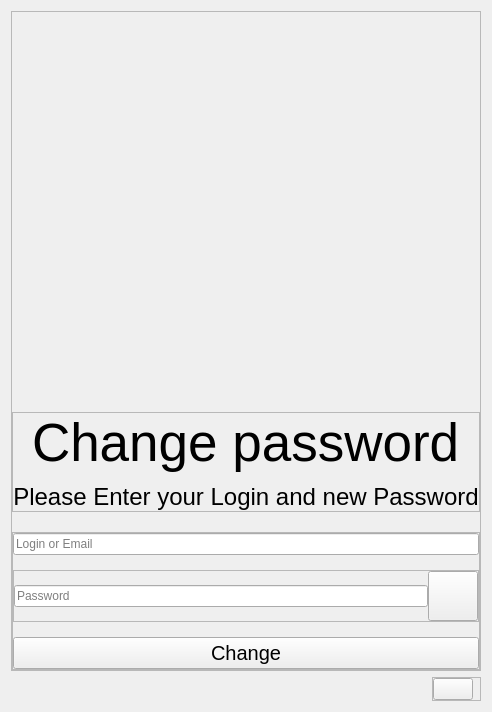
      <widget class="QWidget" name="change_password">
       <layout class="QVBoxLayout" name="verticalLayout_100">
        <item alignment="Qt::AlignHCenter|Qt::AlignTop">
         <widget class="QFrame" name="change_password_container">
          <property name="frameShape">
           <enum>QFrame::StyledPanel</enum>
          </property>
          <property name="frameShadow">
           <enum>QFrame::Raised</enum>
          </property>
          <layout class="QVBoxLayout" name="verticalLayout_48">
           <property name="spacing">
            <number>20</number>
           </property>
           <property name="leftMargin">
            <number>0</number>
           </property>
           <property name="topMargin">
            <number>400</number>
           </property>
           <property name="rightMargin">
            <number>0</number>
           </property>
           <property name="bottomMargin">
            <number>0</number>
           </property>
           <item>
            <widget class="QFrame" name="change_password_texts">
             <property name="frameShape">
              <enum>QFrame::StyledPanel</enum>
             </property>
             <property name="frameShadow">
              <enum>QFrame::Raised</enum>
             </property>
             <layout class="QVBoxLayout" name="verticalLayout_49">
              <property name="spacing">
               <number>10</number>
              </property>
              <property name="leftMargin">
               <number>0</number>
              </property>
              <property name="topMargin">
               <number>0</number>
              </property>
              <property name="rightMargin">
               <number>0</number>
              </property>
              <property name="bottomMargin">
               <number>0</number>
              </property>
              <item alignment="Qt::AlignHCenter">
               <widget class="QLabel" name="change_password_title">
                <property name="font">
                 <font>
                  <pointsize>40</pointsize>
                 </font>
                </property>
                <property name="text">
                 <string>Change password</string>
                </property>
               </widget>
              </item>
              <item alignment="Qt::AlignHCenter">
               <widget class="QLabel" name="change_password_subtext">
                <property name="font">
                 <font>
                  <pointsize>18</pointsize>
                 </font>
                </property>
                <property name="layoutDirection">
                 <enum>Qt::LeftToRight</enum>
                </property>
                <property name="text">
                 <string>Please Enter your Login and new Password</string>
                </property>
                <property name="alignment">
                 <set>Qt::AlignCenter</set>
                </property>
               </widget>
              </item>
             </layout>
            </widget>
           </item>
           <item>
            <widget class="QFrame" name="frame_13">
             <property name="frameShape">
              <enum>QFrame::StyledPanel</enum>
             </property>
             <property name="frameShadow">
              <enum>QFrame::Raised</enum>
             </property>
             <layout class="QVBoxLayout" name="verticalLayout_50">
              <property name="spacing">
               <number>15</number>
              </property>
              <property name="leftMargin">
               <number>0</number>
              </property>
              <property name="topMargin">
               <number>0</number>
              </property>
              <property name="rightMargin">
               <number>0</number>
              </property>
              <property name="bottomMargin">
               <number>0</number>
              </property>
              <item>
               <widget class="QLineEdit" name="change_password_login_edit">
                <property name="inputMask">
                 <string/>
                </property>
                <property name="frame">
                 <bool>true</bool>
                </property>
                <property name="placeholderText">
                 <string>Login or Email</string>
                </property>
               </widget>
              </item>
              <item>
               <widget class="QFrame" name="frame_14">
                <property name="frameShape">
                 <enum>QFrame::StyledPanel</enum>
                </property>
                <property name="frameShadow">
                 <enum>QFrame::Raised</enum>
                </property>
                <layout class="QHBoxLayout" name="horizontalLayout_22">
                 <property name="spacing">
                  <number>0</number>
                 </property>
                 <property name="leftMargin">
                  <number>0</number>
                 </property>
                 <property name="topMargin">
                  <number>0</number>
                 </property>
                 <property name="rightMargin">
                  <number>0</number>
                 </property>
                 <property name="bottomMargin">
                  <number>0</number>
                 </property>
                 <item>
                  <widget class="QLineEdit" name="change_password_edit">
                   <property name="inputMethodHints">
                    <set>Qt::ImhHiddenText|Qt::ImhNoAutoUppercase|Qt::ImhNoPredictiveText|Qt::ImhSensitiveData</set>
                   </property>
                   <property name="text">
                    <string/>
                   </property>
                   <property name="echoMode">
                    <enum>QLineEdit::Password</enum>
                   </property>
                   <property name="placeholderText">
                    <string>Password</string>
                   </property>
                  </widget>
                 </item>
                 <item alignment="Qt::AlignVCenter">
                  <widget class="QPushButton" name="change_password_show_password">
                   <property name="minimumSize">
                    <size>
                     <width>50</width>
                     <height>50</height>
                    </size>
                   </property>
                   <property name="text">
                    <string/>
                   </property>
                   <property name="iconSize">
                    <size>
                     <width>42</width>
                     <height>42</height>
                    </size>
                   </property>
                  </widget>
                 </item>
                </layout>
               </widget>
              </item>
              <item>
               <widget class="QPushButton" name="change_password_login_button">
                <property name="font">
                 <font>
                  <pointsize>15</pointsize>
                 </font>
                </property>
                <property name="text">
                 <string>Change</string>
                </property>
               </widget>
              </item>
             </layout>
            </widget>
           </item>
          </layout>
         </widget>
        </item>
        <item alignment="Qt::AlignRight|Qt::AlignBottom">
         <widget class="QFrame" name="change_password_error_container">
          <property name="frameShape">
           <enum>QFrame::StyledPanel</enum>
          </property>
          <property name="frameShadow">
           <enum>QFrame::Raised</enum>
          </property>
          <layout class="QHBoxLayout" name="horizontalLayout_43">
           <property name="spacing">
            <number>0</number>
           </property>
           <property name="leftMargin">
            <number>0</number>
           </property>
           <property name="topMargin">
            <number>0</number>
           </property>
           <property name="rightMargin">
            <number>0</number>
           </property>
           <property name="bottomMargin">
            <number>0</number>
           </property>
           <item alignment="Qt::AlignVCenter">
            <widget class="QPushButton" name="change_password_error">
             <property name="text">
              <string/>
             </property>
             <property name="iconSize">
              <size>
               <width>48</width>
               <height>48</height>
              </size>
             </property>
            </widget>
           </item>
           <item alignment="Qt::AlignVCenter">
            <widget class="QLabel" name="change_password_error_label">
             <property name="maximumSize">
              <size>
               <width>16777215</width>
               <height>16777215</height>
              </size>
             </property>
             <property name="text">
              <string/>
             </property>
             <property name="alignment">
              <set>Qt::AlignCenter</set>
             </property>
            </widget>
           </item>
          </layout>
         </widget>
        </item>
       </layout>
      </widget>
